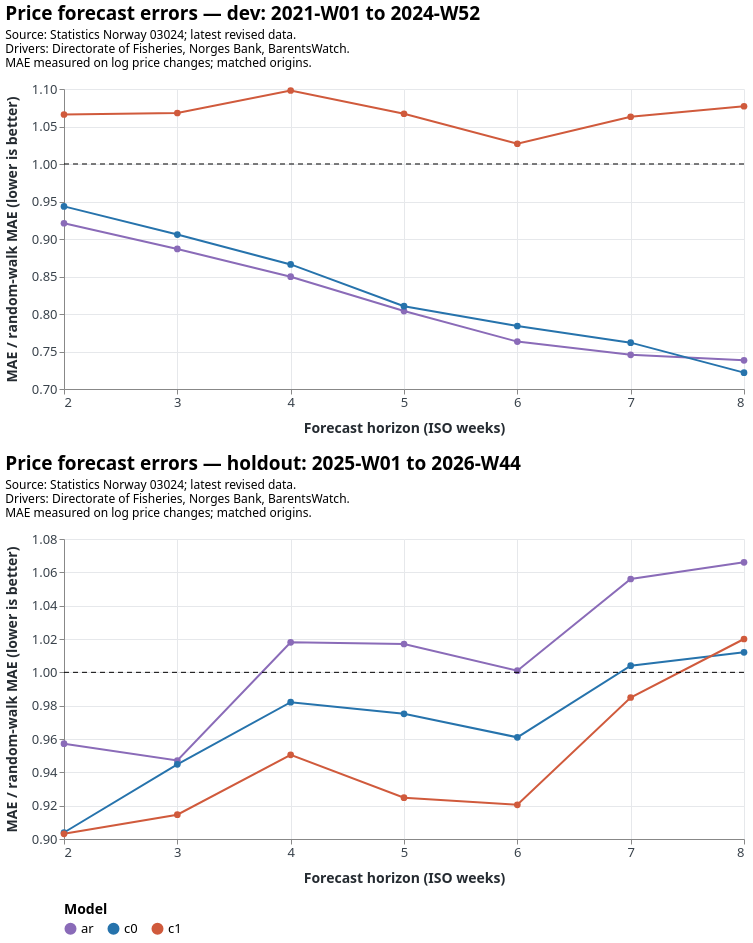

Source (Vega-Lite JSON):
### Vega-Lite specification from a JSON file in a GitHub repository (floating-point values rounded to 4 significant figures)
{"$schema": "https://vega.github.io/schema/vega-lite/v5.20.1.json", "config": {"area": {"opacity": 0.16}, "axis": {"gridColor": "#e6e8eb", "labelColor": "#39424b", "labelFontSize": 13, "titleColor": "#252b31", "titleFontSize": 14, "titlePadding": 12}, "background": "white", "font": "system-ui, -apple-system, BlinkMacSystemFont, sans-serif", "legend": {"labelFontSize": 13, "orient": "bottom", "titleFontSize": 14}, "line": {"strokeWidth": 2}, "point": {"size": 45}, "range": {"category": ["#737373", "#8a6bb8", "#2673ac", "#d05a3c", "#747474", "#a78329", "#b54b73", "#23877d", "#252b31"]}, "text": {"fontSize": 15}, "title": {"anchor": "start", "fontSize": 19, "offset": 14, "subtitleFontSize": 12, "subtitlePadding": 6}, "view": {"stroke": null}}, "height": 300, "vconcat": [{"layer": [{"data": {"values": [{"h": 2, "hit_rate": 0.6782, "mae": 0.05834, "mae_ratio": 0.921, "model": "ar", "window": "dev"}, {"h": 2, "hit_rate": 0.6733, "mae": 0.05977, "mae_ratio": 0.9435, "model": "c0", "window": "dev"}, {"h": 2, "hit_rate": 0.6188, "mae": 0.06752, "mae_ratio": 1.066, "model": "c1", "window": "dev"}, {"h": 3, "hit_rate": 0.6634, "mae": 0.06911, "mae_ratio": 0.8868, "model": "ar", "window": "dev"}, {"h": 3, "hit_rate": 0.6683, "mae": 0.0706, "mae_ratio": 0.9059, "model": "c0", "window": "dev"}, {"h": 3, "hit_rate": 0.6089, "mae": 0.08322, "mae_ratio": 1.068, "model": "c1", "window": "dev"}, {"h": 4, "hit_rate": 0.7327, "mae": 0.07555, "mae_ratio": 0.8497, "model": "ar", "window": "dev"}, {"h": 4, "hit_rate": 0.703, "mae": 0.07701, "mae_ratio": 0.8661, "model": "c0", "window": "dev"}, {"h": 4, "hit_rate": 0.6782, "mae": 0.09763, "mae_ratio": 1.098, "model": "c1", "window": "dev"}, {"h": 5, "hit_rate": 0.7376, "mae": 0.08094, "mae_ratio": 0.8039, "model": "ar", "window": "dev"}, {"h": 5, "hit_rate": 0.7129, "mae": 0.0816, "mae_ratio": 0.8104, "model": "c0", "window": "dev"}, {"h": 5, "hit_rate": 0.6782, "mae": 0.1075, "mae_ratio": 1.067, "model": "c1", "window": "dev"}, {"h": 6, "hit_rate": 0.7822, "mae": 0.08668, "mae_ratio": 0.7632, "model": "ar", "window": "dev"}, {"h": 6, "hit_rate": 0.7475, "mae": 0.08904, "mae_ratio": 0.784, "model": "c0", "window": "dev"}, {"h": 6, "hit_rate": 0.7178, "mae": 0.1166, "mae_ratio": 1.027, "model": "c1", "window": "dev"}, {"h": 7, "hit_rate": 0.7921, "mae": 0.09291, "mae_ratio": 0.7456, "model": "ar", "window": "dev"}, {"h": 7, "hit_rate": 0.7723, "mae": 0.09492, "mae_ratio": 0.7618, "model": "c0", "window": "dev"}, {"h": 7, "hit_rate": 0.7574, "mae": 0.1325, "mae_ratio": 1.063, "model": "c1", "window": "dev"}, {"h": 8, "hit_rate": 0.802, "mae": 0.1016, "mae_ratio": 0.7382, "model": "ar", "window": "dev"}, {"h": 8, "hit_rate": 0.7673, "mae": 0.09932, "mae_ratio": 0.7218, "model": "c0", "window": "dev"}, {"h": 8, "hit_rate": 0.7723, "mae": 0.1482, "mae_ratio": 1.077, "model": "c1", "window": "dev"}]}, "encoding": {"color": {"field": "model", "scale": {"domain": ["ar", "c0", "c1"], "range": ["#8a6bb8", "#2673ac", "#d05a3c"]}, "title": "Model", "type": "nominal"}, "tooltip": [{"field": "model", "type": "nominal"}, {"field": "h", "type": "quantitative"}, {"field": "mae", "format": ".4f", "title": "MAE (log points)", "type": "quantitative"}, {"field": "mae_ratio", "format": ".3f", "type": "quantitative"}, {"field": "hit_rate", "format": ".1%", "type": "quantitative"}], "x": {"axis": {"format": "d", "values": [2, 3, 4, 5, 6, 7, 8]}, "field": "h", "title": "Forecast horizon (ISO weeks)", "type": "quantitative"}, "y": {"field": "mae_ratio", "scale": {"zero": false}, "title": "MAE / random-walk MAE (lower is better)", "type": "quantitative"}}, "mark": {"point": true, "type": "line"}}, {"data": {"values": [{"baseline": 1}]}, "encoding": {"y": {"field": "baseline", "type": "quantitative"}}, "mark": {"strokeDash": [5, 4], "type": "rule"}}], "title": {"subtitle": ["Source: Statistics Norway 03024; latest revised data.", "Drivers: Directorate of Fisheries, Norges Bank, BarentsWatch.", "MAE measured on log price changes; matched origins."], "text": "Price forecast errors — dev: 2021-W01 to 2024-W52"}, "width": 680}, {"layer": [{"data": {"values": [{"h": 2, "hit_rate": 0.5938, "mae": 0.06877, "mae_ratio": 0.9572, "model": "ar", "window": "holdout"}, {"h": 2, "hit_rate": 0.5729, "mae": 0.06494, "mae_ratio": 0.9039, "model": "c0", "window": "holdout"}, {"h": 2, "hit_rate": 0.6146, "mae": 0.06488, "mae_ratio": 0.9031, "model": "c1", "window": "holdout"}, {"h": 3, "hit_rate": 0.6354, "mae": 0.07806, "mae_ratio": 0.9471, "model": "ar", "window": "holdout"}, {"h": 3, "hit_rate": 0.5833, "mae": 0.07786, "mae_ratio": 0.9448, "model": "c0", "window": "holdout"}, {"h": 3, "hit_rate": 0.6354, "mae": 0.07537, "mae_ratio": 0.9146, "model": "c1", "window": "holdout"}, {"h": 4, "hit_rate": 0.5625, "mae": 0.08694, "mae_ratio": 1.018, "model": "ar", "window": "holdout"}, {"h": 4, "hit_rate": 0.5625, "mae": 0.08384, "mae_ratio": 0.9821, "model": "c0", "window": "holdout"}, {"h": 4, "hit_rate": 0.5729, "mae": 0.08115, "mae_ratio": 0.9505, "model": "c1", "window": "holdout"}, {"h": 5, "hit_rate": 0.5729, "mae": 0.09556, "mae_ratio": 1.017, "model": "ar", "window": "holdout"}, {"h": 5, "hit_rate": 0.5938, "mae": 0.0916, "mae_ratio": 0.9751, "model": "c0", "window": "holdout"}, {"h": 5, "hit_rate": 0.6458, "mae": 0.08687, "mae_ratio": 0.9248, "model": "c1", "window": "holdout"}, {"h": 6, "hit_rate": 0.5208, "mae": 0.1062, "mae_ratio": 1.001, "model": "ar", "window": "holdout"}, {"h": 6, "hit_rate": 0.5833, "mae": 0.1019, "mae_ratio": 0.961, "model": "c0", "window": "holdout"}, {"h": 6, "hit_rate": 0.6458, "mae": 0.09763, "mae_ratio": 0.9205, "model": "c1", "window": "holdout"}, {"h": 7, "hit_rate": 0.5833, "mae": 0.1171, "mae_ratio": 1.056, "model": "ar", "window": "holdout"}, {"h": 7, "hit_rate": 0.5833, "mae": 0.1113, "mae_ratio": 1.004, "model": "c0", "window": "holdout"}, {"h": 7, "hit_rate": 0.6354, "mae": 0.1092, "mae_ratio": 0.9849, "model": "c1", "window": "holdout"}, {"h": 8, "hit_rate": 0.5312, "mae": 0.126, "mae_ratio": 1.066, "model": "ar", "window": "holdout"}, {"h": 8, "hit_rate": 0.5104, "mae": 0.1196, "mae_ratio": 1.012, "model": "c0", "window": "holdout"}, {"h": 8, "hit_rate": 0.5833, "mae": 0.1205, "mae_ratio": 1.02, "model": "c1", "window": "holdout"}]}, "encoding": {"color": {"field": "model", "scale": {"domain": ["ar", "c0", "c1"], "range": ["#8a6bb8", "#2673ac", "#d05a3c"]}, "title": "Model", "type": "nominal"}, "tooltip": [{"field": "model", "type": "nominal"}, {"field": "h", "type": "quantitative"}, {"field": "mae", "format": ".4f", "title": "MAE (log points)", "type": "quantitative"}, {"field": "mae_ratio", "format": ".3f", "type": "quantitative"}, {"field": "hit_rate", "format": ".1%", "type": "quantitative"}], "x": {"axis": {"format": "d", "values": [2, 3, 4, 5, 6, 7, 8]}, "field": "h", "title": "Forecast horizon (ISO weeks)", "type": "quantitative"}, "y": {"field": "mae_ratio", "scale": {"zero": false}, "title": "MAE / random-walk MAE (lower is better)", "type": "quantitative"}}, "mark": {"point": true, "type": "line"}}, {"data": {"values": [{"baseline": 1}]}, "encoding": {"y": {"field": "baseline", "type": "quantitative"}}, "mark": {"strokeDash": [5, 4], "type": "rule"}}], "title": {"subtitle": ["Source: Statistics Norway 03024; latest revised data.", "Drivers: Directorate of Fisheries, Norges Bank, BarentsWatch.", "MAE measured on log price changes; matched origins."], "text": "Price forecast errors — holdout: 2025-W01 to 2026-W44"}, "width": 680}], "width": "container"}
